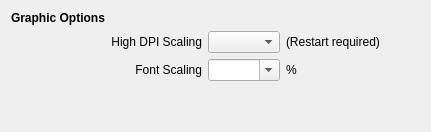
           <widget class="QWidget" name="tab">
            <attribute name="title">
             <string>Display Options</string>
            </attribute>
            <layout class="QGridLayout" name="gridLayout_32">
             <item row="0" column="0">
              <layout class="QGridLayout" name="gridLayout_31">
               <item row="1" column="2">
                <widget class="QComboBox" name="cmbDPI"/>
               </item>
               <item row="1" column="1">
                <widget class="QLabel" name="label_23">
                 <property name="text">
                  <string>High DPI Scaling</string>
                 </property>
                 <property name="alignment">
                  <set>Qt::AlignRight|Qt::AlignTrailing|Qt::AlignVCenter</set>
                 </property>
                </widget>
               </item>
               <item row="2" column="1">
                <widget class="QLabel" name="label_24">
                 <property name="text">
                  <string>Font Scaling</string>
                 </property>
                 <property name="alignment">
                  <set>Qt::AlignRight|Qt::AlignTrailing|Qt::AlignVCenter</set>
                 </property>
                </widget>
               </item>
               <item row="3" column="0">
                <spacer name="horizontalSpacer_17">
                 <property name="orientation">
                  <enum>Qt::Horizontal</enum>
                 </property>
                 <property name="sizeHint" stdset="0">
                  <size>
                   <width>40</width>
                   <height>20</height>
                  </size>
                 </property>
                </spacer>
               </item>
               <item row="3" column="3">
                <spacer name="horizontalSpacer_19">
                 <property name="orientation">
                  <enum>Qt::Horizontal</enum>
                 </property>
                 <property name="sizeHint" stdset="0">
                  <size>
                   <width>40</width>
                   <height>20</height>
                  </size>
                 </property>
                </spacer>
               </item>
               <item row="3" column="2">
                <spacer name="horizontalSpacer_18">
                 <property name="orientation">
                  <enum>Qt::Horizontal</enum>
                 </property>
                 <property name="sizeHint" stdset="0">
                  <size>
                   <width>40</width>
                   <height>20</height>
                  </size>
                 </property>
                </spacer>
               </item>
               <item row="3" column="4">
                <spacer name="horizontalSpacer_20">
                 <property name="orientation">
                  <enum>Qt::Horizontal</enum>
                 </property>
                 <property name="sizeHint" stdset="0">
                  <size>
                   <width>40</width>
                   <height>20</height>
                  </size>
                 </property>
                </spacer>
               </item>
               <item row="1" column="3">
                <widget class="QLabel" name="label">
                 <property name="text">
                  <string>(Restart required)</string>
                 </property>
                </widget>
               </item>
               <item row="2" column="2">
                <widget class="QComboBox" name="cmbFontScale">
                 <property name="editable">
                  <bool>true</bool>
                 </property>
                </widget>
               </item>
               <item row="2" column="3">
                <widget class="QLabel" name="label_13">
                 <property name="text">
                  <string>%</string>
                 </property>
                </widget>
               </item>
               <item row="3" column="1">
                <spacer name="verticalSpacer_10">
                 <property name="orientation">
                  <enum>Qt::Vertical</enum>
                 </property>
                 <property name="sizeHint" stdset="0">
                  <size>
                   <width>20</width>
                   <height>40</height>
                  </size>
                 </property>
                </spacer>
               </item>
               <item row="0" column="0">
                <widget class="QLabel" name="lblDisplay">
                 <property name="font">
                  <font>
                   <weight>75</weight>
                   <bold>true</bold>
                   <kerning>true</kerning>
                  </font>
                 </property>
                 <property name="text">
                  <string>Graphic Options</string>
                 </property>
                </widget>
               </item>
              </layout>
             </item>
            </layout>
           </widget>
